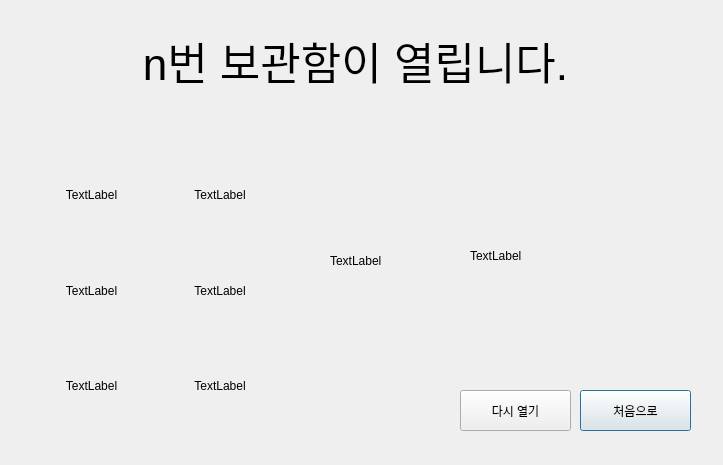
<?xml version="1.0" encoding="UTF-8"?>
<ui version="4.0">
 <class>Dialog</class>
 <widget class="QDialog" name="Dialog">
  <property name="geometry">
   <rect>
    <x>0</x>
    <y>0</y>
    <width>723</width>
    <height>465</height>
   </rect>
  </property>
  <property name="windowTitle">
   <string>Dialog</string>
  </property>
  <widget class="QLabel" name="label">
   <property name="geometry">
    <rect>
     <x>110</x>
     <y>10</y>
     <width>491</width>
     <height>101</height>
    </rect>
   </property>
   <property name="font">
    <font>
     <pointsize>33</pointsize>
    </font>
   </property>
   <property name="text">
    <string>n번 보관함이 열립니다.</string>
   </property>
   <property name="alignment">
    <set>Qt::AlignCenter</set>
   </property>
  </widget>
  <widget class="QPushButton" name="home_button">
   <property name="geometry">
    <rect>
     <x>580</x>
     <y>390</y>
     <width>111</width>
     <height>41</height>
    </rect>
   </property>
   <property name="text">
    <string>처음으로</string>
   </property>
  </widget>
  <widget class="QPushButton" name="re_open_button">
   <property name="geometry">
    <rect>
     <x>460</x>
     <y>390</y>
     <width>111</width>
     <height>41</height>
    </rect>
   </property>
   <property name="text">
    <string>다시 열기</string>
   </property>
  </widget>
  <widget class="QLabel" name="dir">
   <property name="geometry">
    <rect>
     <x>330</x>
     <y>240</y>
     <width>67</width>
     <height>41</height>
    </rect>
   </property>
   <property name="text">
    <string>TextLabel</string>
   </property>
  </widget>
  <widget class="QLabel" name="op">
   <property name="geometry">
    <rect>
     <x>470</x>
     <y>190</y>
     <width>171</width>
     <height>131</height>
    </rect>
   </property>
   <property name="text">
    <string>TextLabel</string>
   </property>
  </widget>
  <widget class="QWidget" name="gridLayoutWidget">
   <property name="geometry">
    <rect>
     <x>30</x>
     <y>150</y>
     <width>251</width>
     <height>281</height>
    </rect>
   </property>
   <layout class="QGridLayout" name="gridLayout">
    <item row="1" column="1">
     <widget class="QLabel" name="box_4">
      <property name="text">
       <string>TextLabel</string>
      </property>
      <property name="alignment">
       <set>Qt::AlignCenter</set>
      </property>
     </widget>
    </item>
    <item row="2" column="0">
     <widget class="QLabel" name="box_5">
      <property name="text">
       <string>TextLabel</string>
      </property>
      <property name="alignment">
       <set>Qt::AlignCenter</set>
      </property>
     </widget>
    </item>
    <item row="0" column="0">
     <widget class="QLabel" name="box_1">
      <property name="text">
       <string>TextLabel</string>
      </property>
      <property name="alignment">
       <set>Qt::AlignCenter</set>
      </property>
     </widget>
    </item>
    <item row="1" column="0">
     <widget class="QLabel" name="box_3">
      <property name="text">
       <string>TextLabel</string>
      </property>
      <property name="alignment">
       <set>Qt::AlignCenter</set>
      </property>
     </widget>
    </item>
    <item row="2" column="1">
     <widget class="QLabel" name="box_6">
      <property name="text">
       <string>TextLabel</string>
      </property>
      <property name="alignment">
       <set>Qt::AlignCenter</set>
      </property>
     </widget>
    </item>
    <item row="0" column="1">
     <widget class="QLabel" name="box_2">
      <property name="text">
       <string>TextLabel</string>
      </property>
      <property name="alignment">
       <set>Qt::AlignCenter</set>
      </property>
     </widget>
    </item>
   </layout>
  </widget>
 </widget>
 <resources/>
 <connections/>
</ui>
